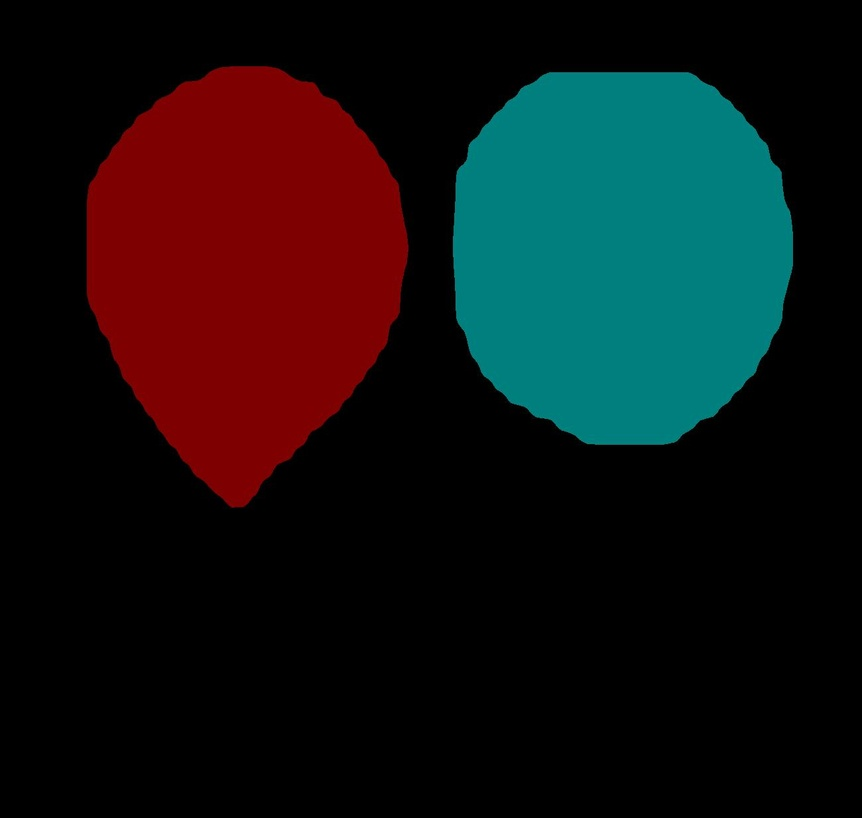
#> input picture size-of-objects/images/1.jpg, 862 x 818 px, shrunk from 1300 x 1234 before the run, found by its file name; its folder holds only this picture in this run
$ python dimension_extraction.py   (older library calls are emulated)
#> lines starting #> are read from the running program, lines starting #| are printed output that depends on the picture; after the words box and inside, x2 and y2 are one past the last pixel; in counts of white or black regions, pixels touching at a corner belong together
# USAGE
# python object_size.py --image images/example_01.png --width 0.955
# python object_size.py --image images/example_02.png --width 0.955
# python object_size.py --image images/example_03.png --width 3.5

# import the necessary packages
from scipy.spatial import distance as dist
from imutils import perspective
from imutils import contours
import numpy as np
import argparse
import imutils
import cv2
import os
import pandas as pd


def midpoint(ptA, ptB):
	return ((ptA[0] + ptB[0]) * 0.5, (ptA[1] + ptB[1]) * 0.5)

def main():
    input_files = "C:\\Users\\user\\Desktop\\codetest\\size-of-objects\\images"
    width = 7

    DIMA=[]
    DIMB=[]
    for image_path in os.listdir(input_files):
        input_path = os.path.join(input_files, image_path)
        image = cv2.imread(input_path)
#> image is the input picture: shape (818, 862, 3); mean B, G, R 18.8, 18.8, 18.3
        gray = cv2.cvtColor(image, cv2.COLOR_BGR2GRAY)
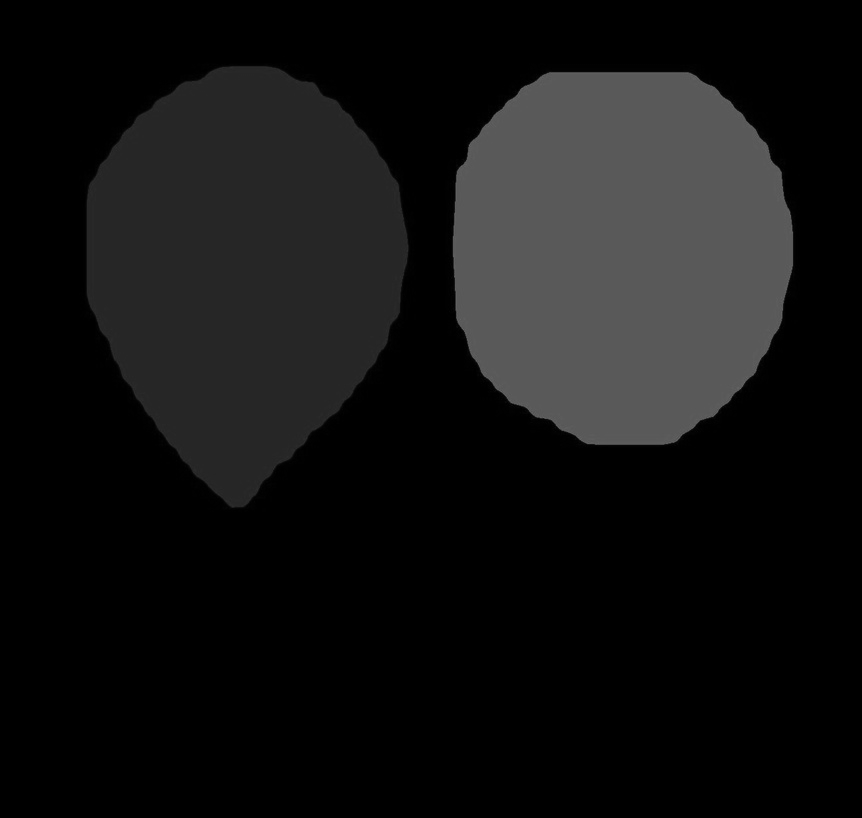
#> gray: shape (818, 862); min 0, max 107, mean 18.6
        gray = cv2.GaussianBlur(gray, (7, 7), 0)

        # perform edge detection, then perform a dilation + erosion to
        # close gaps in between object edges
        edged = cv2.Canny(gray, 50, 100)
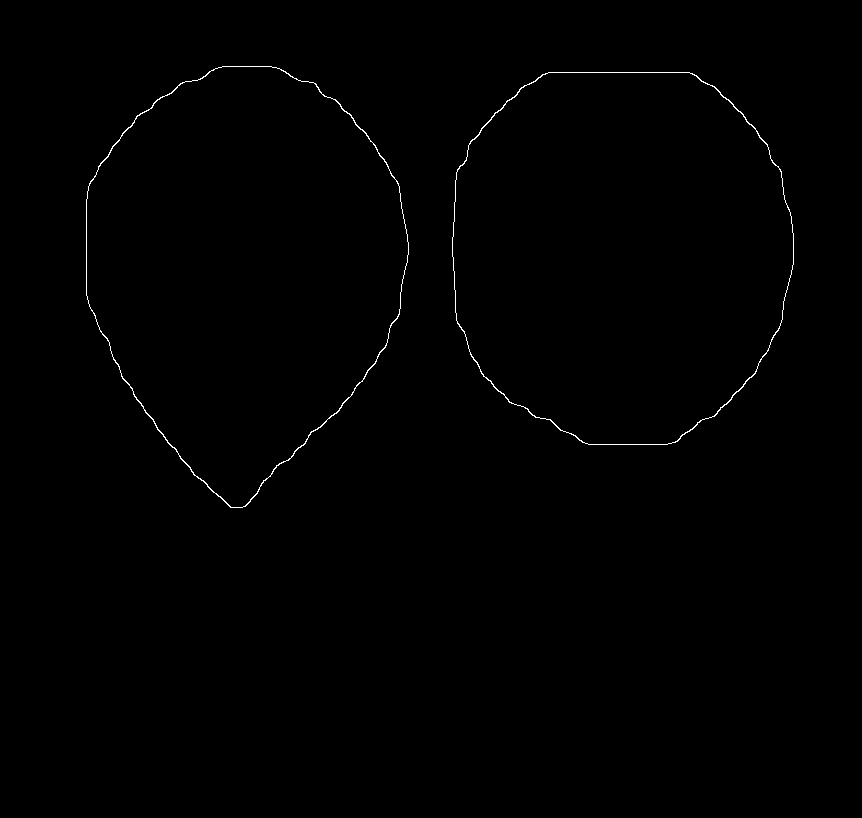
#> edged: shape (818, 862); 0.39% white in thin lines or dots, all inside (x1, y1, x2, y2) = (86, 66, 794, 508)
        edged = cv2.dilate(edged, None, iterations=1)
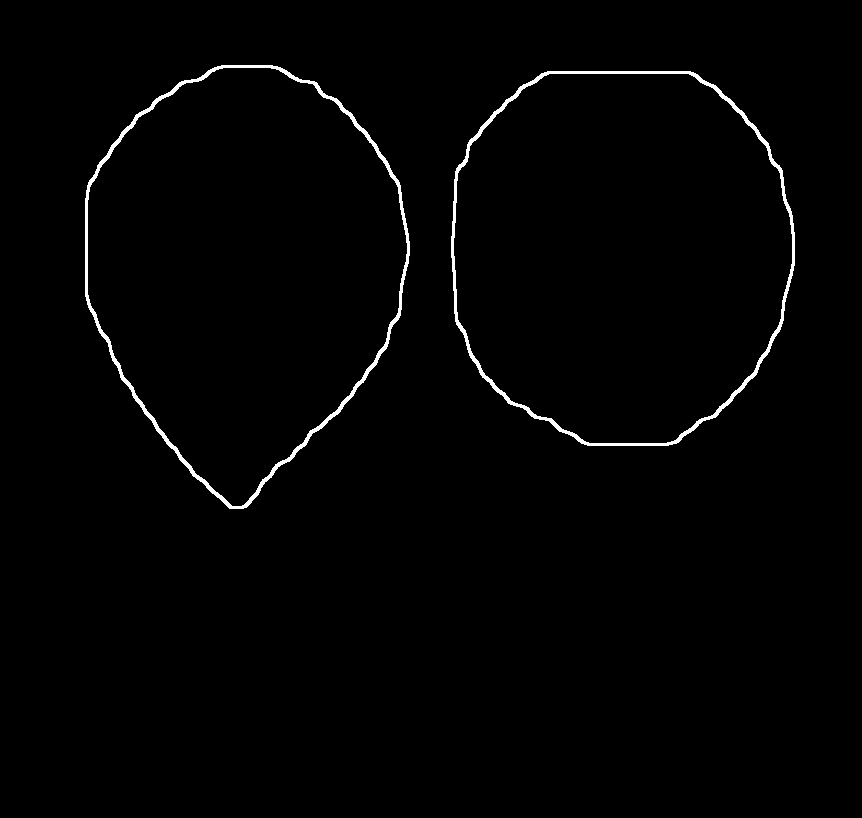
#> edged: shape (818, 862); 1.2% white; 2 white regions
        edged = cv2.erode(edged, None, iterations=1)
        # find contours in the edge map
        cnts = cv2.findContours(edged.copy(), cv2.RETR_EXTERNAL,
            cv2.CHAIN_APPROX_SIMPLE)
#> cnts = 2 contours; box (x1, y1, x2, y2) and area: (452, 72, 794, 445) 103933, (86, 66, 409, 508) 100952
        cnts = imutils.grab_contours(cnts)

        # sort the contours from left-to-right and initialize the
        # 'pixels per metric' calibration variable
        (cnts, _) = contours.sort_contours(cnts)
        pixelsPerMetric = None
        # create workbook


        # loop over the contours individually
        for c in cnts:
            if cv2.contourArea(c) < 100:
                continue

            orig = image.copy()
            box = cv2.minAreaRect(c)
            box = cv2.cv.BoxPoints(box) if imutils.is_cv2() else cv2.boxPoints(box)
            box = np.array(box, dtype="int")

            # order the points in the contour such that they appear
            # in top-left, top-right, bottom-right, and bottom-left
            # order, then draw the outline of the rotated bounding
            # box
            box = perspective.order_points(box)
            cv2.drawContours(orig, [box.astype("int")], -1, (0, 255, 0), 2)
            # loop over the original points and draw them
            for (x,y) in box:
                cv2.circle(orig, (int(x), int(y)), 5, (0, 0, 255), -1)
            # unpack the ordered bounding box, then compute the midpoint
            # between the top-left and top-right coordinates, followed by
            # the midpoint between bottom-left and bottom-right coordinates
            (tl, tr, br, bl) = box
            (tltrX, tltrY) = midpoint(tl, tr)
            (blbrX, blbrY) = midpoint(bl, br)
            # compute the midpoint between the top-left and top-right points,
            # followed by the midpoint between the top-righ and bottom-right
            (tlblX, tlblY) = midpoint(tl, bl)
            (trbrX, trbrY) = midpoint(tr, br)
            # draw the midpoints on the image
            cv2.circle(orig, (int(tltrX), int(tltrY)), 5, (255, 0, 0), -1)
            cv2.circle(orig, (int(blbrX), int(blbrY)), 5, (255, 0, 0), -1)
            cv2.circle(orig, (int(tlblX), int(tlblY)), 5, (255, 0, 0), -1)
            cv2.circle(orig, (int(trbrX), int(trbrY)), 5, (255, 0, 0), -1)
            # draw lines between the midpoints
            cv2.line(orig, (int(tltrX), int(tltrY)), (int(blbrX), int(blbrY)),
                (255, 0, 255), 2)
            cv2.line(orig, (int(tlblX), int(tlblY)), (int(trbrX), int(trbrY)),
                (255, 0, 255), 2)

            # compute the Euclidean distance between the midpoints
            dA = dist.euclidean((tltrX, tltrY), (blbrX, blbrY))
            dB = dist.euclidean((tlblX, tlblY), (trbrX, trbrY))
            # if the pixels per metric has not been initialized, then
            # compute it as the ratio of pixels to supplied metric
            # (in this case, inches)
            if pixelsPerMetric is None:
                pixelsPerMetric = dB / width

            # compute the size of the object and convert to cm
            dimA = dA / pixelsPerMetric
            DIMA.append(dimA*2.54)

            dimB = dB / pixelsPerMetric
            DIMB.append(dimB*2.54)
#> this loop made 2 passes
#> (tl, tr, br, bl, tltrX, tltrY, blbrX, blbrY) on pass 1: ([-15, 270], [241, 7], [492, 253], [235, 515], 113, 138.5, 363.5, 384)
#> (tl, tr, br, bl, tltrX, tltrY, blbrX, blbrY) on pass 2: ([452, 72], [793, 72], [793, 444], [452, 444], 622.5, 72, 622.5, 444)
#> after the loop, DIMA = [16.99, 18.02]; DIMB = [17.78, 16.52]; pixelsPerMetric = 52.43


            # draw the object sizes on the image
#            cv2.putText(orig, "{:.1f}in".format(dimA),
 #               (int(tltrX - 15), int(tltrY - 10)), cv2.FONT_HERSHEY_SIMPLEX,
  #              0.65, (255, 255, 255), 2)
   #         cv2.putText(orig, "{:.1f}in".format(dimB),
    #            (int(trbrX + 10), int(trbrY)), cv2.FONT_HERSHEY_SIMPLEX,
     #           0.65, (255, 255, 255), 2)

      #      # show the output image
       #     cv2.imshow("Image", orig)
        #    cv2.waitKey(0)


    #remove reference values and add dimensions of the object of interest
    # to the excel sheet in cms
    for i in DIMA[::2]:
        DIMA.remove(i)
#> this loop made 1 pass
#> i on pass 1: 16.99
#> after the loop, DIMA = [18.02]


    for j in DIMB[::2]:
        DIMB.remove(j)
#> this loop made 1 pass
#> j on pass 1: 17.78
#> after the loop, DIMB = [16.52]


    df = pd.DataFrame.from_dict({'Extracted_Diameter':DIMB,'Extracted_Overcross':DIMA})
#> df = table of 1 rows and 2 columns
    df.to_excel('C:\\Users\\user\\Desktop\\codetest\\size-of-objects\\output.xlsx', header=True, index=False)

if __name__ == '__main__':
	main()

$ run again, on size-of-objects/images/example_02.png
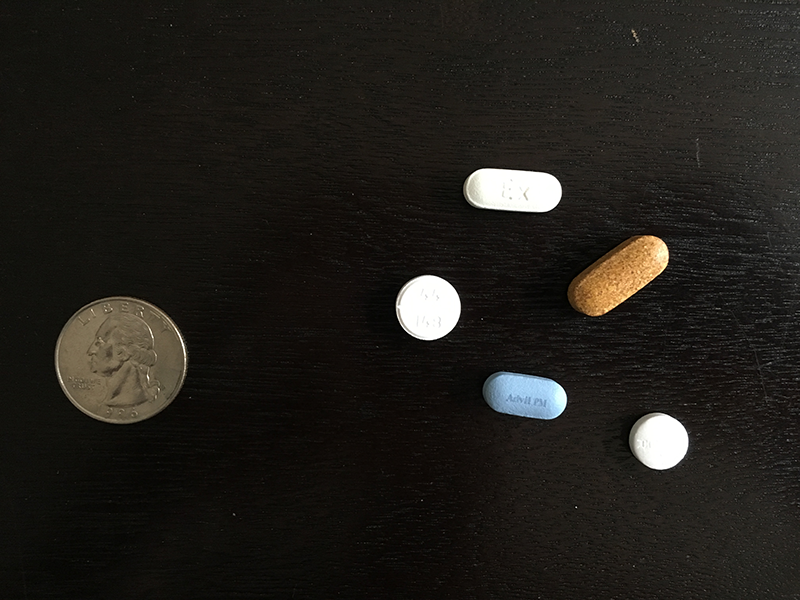
#> input picture size-of-objects/images/example_02.png, 800 x 600 px, found by its file name
#> in main, image is the input picture: shape (600, 800, 3); mean B, G, R 26.1, 30.7, 33.2
#> in main, `edged = cv2.Canny(gray, 50, 100)`:
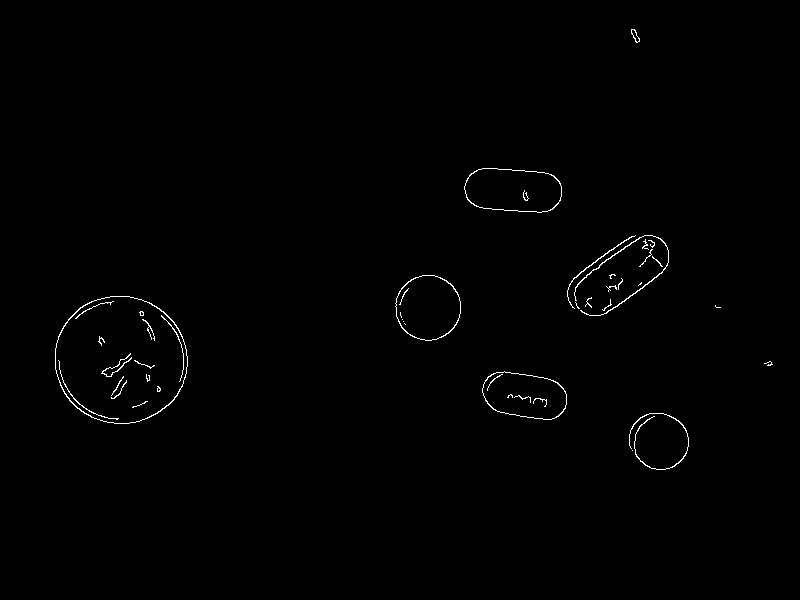
#> edged: shape (600, 800); 0.6% white in thin lines or dots, all inside (x1, y1, x2, y2) = (55, 29, 773, 470)
#> in main, `edged = cv2.erode(edged, None, iterations=1)`:
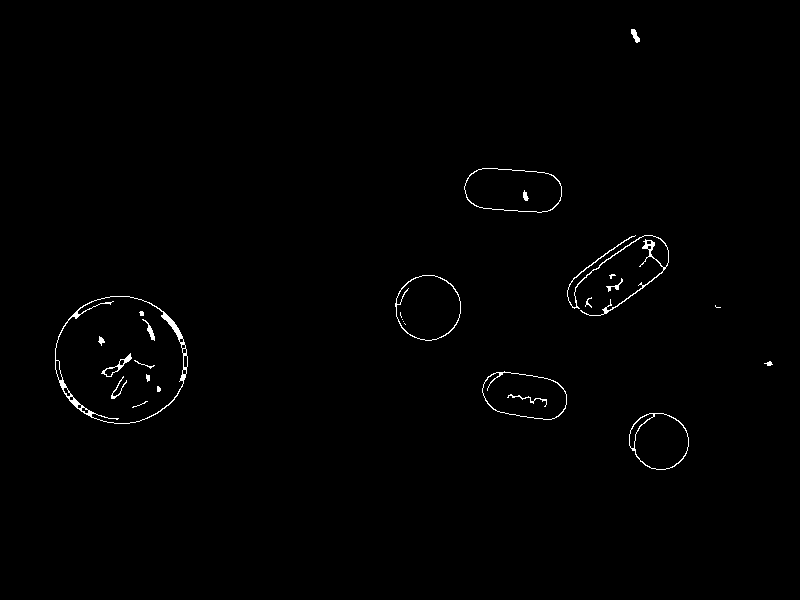
#> edged: shape (600, 800); 0.71% white in thin lines or dots, all inside (x1, y1, x2, y2) = (55, 29, 773, 470)
#> cnts = 12 contours, 4 with area under 20; largest, box (x1, y1, x2, y2) and area: (55, 296, 188, 424) 13262, (464, 168, 562, 213) 3538, (395, 275, 461, 341) 3320, (482, 371, 567, 420) 3078, (629, 413, 689, 470) 2592, (567, 235, 669, 316) 282, (631, 29, 640, 43) 52, (606, 278, 623, 292) 30
#> the loop in main, `for c in cnts:` made 12 passes
#> (tl, tr, br, bl, tltrX, tltrY, blbrX, blbrY) on pass 1: ([55, 296], [187, 296], [187, 423], [55, 423], 121, 296, 121, 423)
#> after the loop in main, `for c in cnts:`: DIMA = [17.11, 8.76, 5.6, 5.71, 6.65, 7.54]; DIMB = [17.78, 8.76, 13.09, 11.56, 15.25, 7.95]; pixelsPerMetric = 18.86
#> the loop in main, `for i in DIMA[::2]:` made 3 passes
#> i on passes 1 to 3: 17.11, 5.6, 6.65
#> after the loop in main, `for i in DIMA[::2]:`: DIMA = [8.76, 5.71, 7.54]
#> the loop in main, `for j in DIMB[::2]:` made 3 passes
#> j on passes 1 to 3: 17.78, 13.09, 15.25
#> after the loop in main, `for j in DIMB[::2]:`: DIMB = [8.76, 11.56, 7.95]
#> df = table of 3 rows and 2 columns
